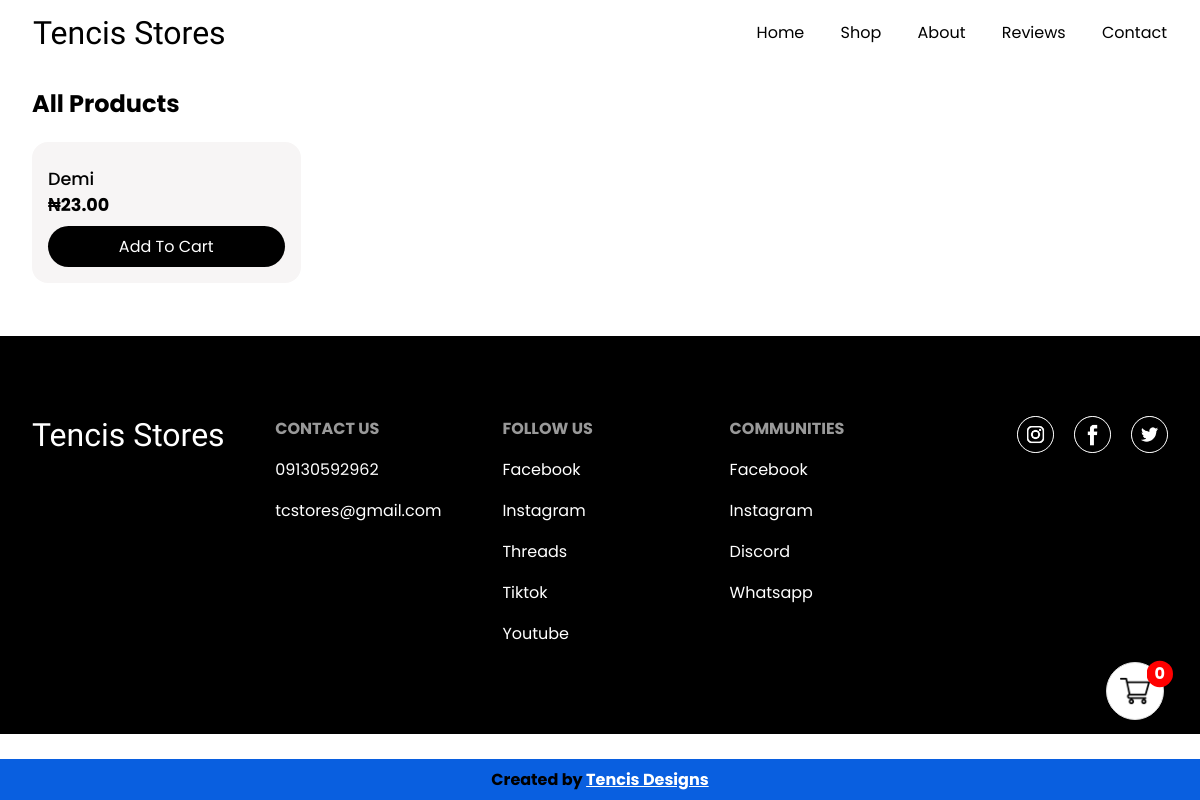
/products/, run on an earlier commit of the app's database.
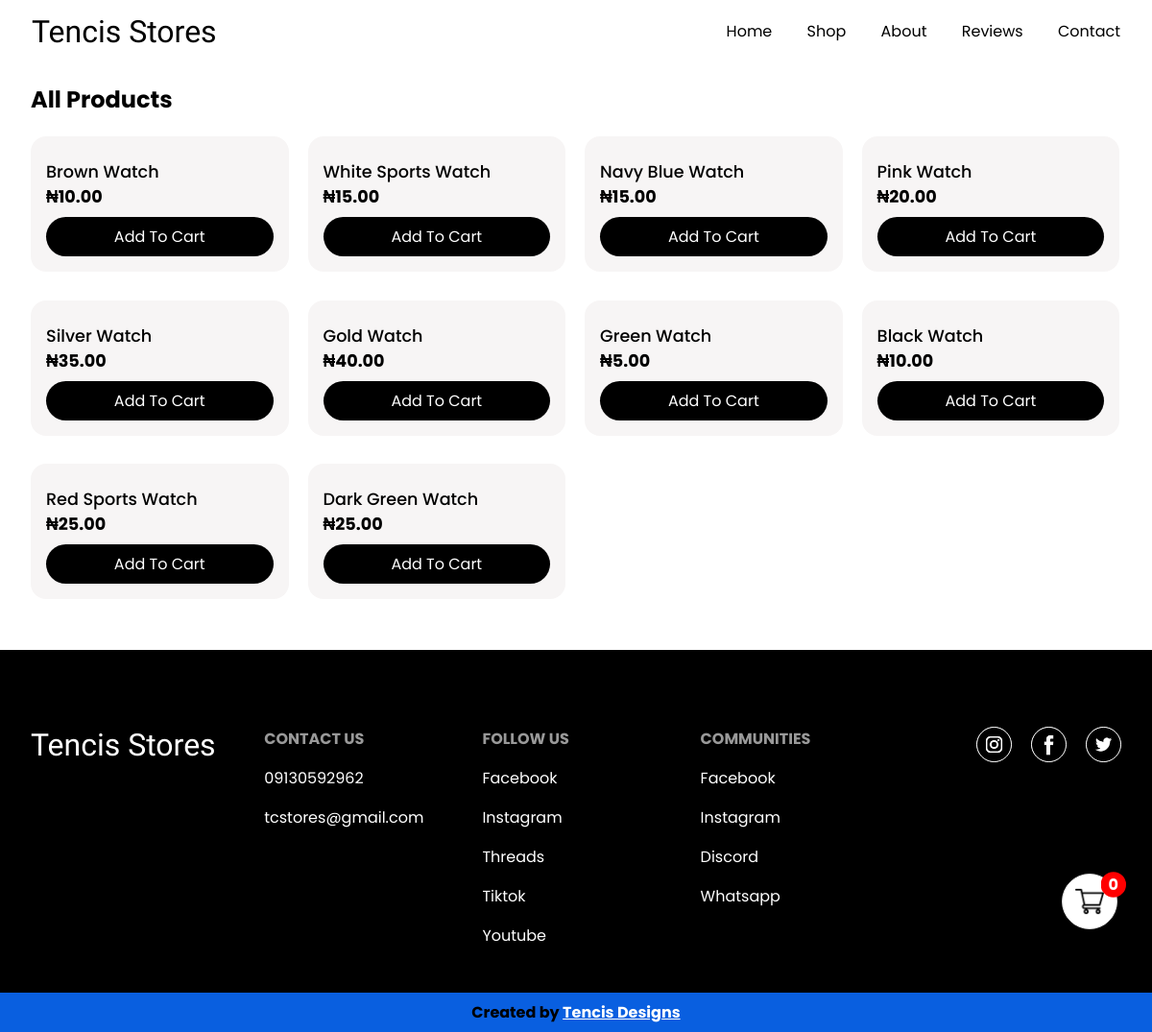
And on a later commit of the database.
### shopapp/models.py (models this page shows, shortened)
class Product(models.Model):
    name = models.CharField(max_length=200)
    price = models.DecimalField(max_digits=10, decimal_places=2)
    image = models.ImageField(blank=False, null=True, upload_to='tc_product_images')

### shopapp/views.py (the view)
# urls.py: path('products/', views.product_list),
@csrf_exempt
def product_list(request):
    products = Product.objects.all()
    cart_id_exists = request.session.__contains__("cart_id")
    if cart_id_exists:
        cart_id = request.session.__getitem__("cart_id")
        cart = Cart.objects.get(id=cart_id)
        return render(request, 'product_list.html', {'products': products, 'cart': cart})
    return render(request, 'product_list.html', {'products': products})

### templates/product_list.html (shortened to what this page needs)
<!DOCTYPE html>
<html lang="en">
<head>
    {% load static %}
    {% load checkmodels %}
    <link rel="stylesheet" href="{% static 'shop.css' %}">
</head>
<body>
    <div class="con">
        <div class="shop" id="shop" style="padding-top: .7em;" data-aos="fade-up" data-aos-duration="1000"
            data-aos-delay="200">
            <div class="ctg">
                <div class="ctgheader">
                    <h2>All Products</h2>
                </div>
                <div class="shopcon">
                    {% for product in products %}
                    <div class="shopbox">
                        <p class="itemname">{{ product.name }}</p>
                        <p class="itemprice">₦{{ product.price }}</p>
                        {% if cart %}
                        {% if cart|checkincart:product %}
                        <a class="add-to-cart" data-id="{{ product.id }}"
                            style="background-color: #ddd; color: black;">Added To Cart</a>
                        {% else %}
                        <a class="add-to-cart" data-id="{{ product.id }}">Add To Cart</a>
                        {% endif %}
                        {% else %}
                        <a class="add-to-cart" data-id="{{ product.id }}">Add To Cart</a>
                        {% endif %}
                    </div>
                    {% empty %}
                    <p>No products available!</p>
                    {% endfor %}
                </div>
            </div>
        </div>
        <div class="contact" id="contact" data-aos="fade-up" data-aos-duration="1000" data-aos-delay="200">
            <div class="contcon">
                <div class="contlogo">
                    <h2>Tencis Stores</h2>
                </div>
                <div class="contlinks">
                    <div class="linkdiv">
                        <p class="for">contact us</p>
                        <a href="tel:09130592962">09130592962</a>
                        <a href="mailto:tcstores@gmail.com">tcstores@gmail.com</a>
                    </div>
                    <div class="linkdiv">
                        <p class="for">follow us</p>
                        <a href="">Facebook</a>
                        <a href="">Instagram</a>
                        <a href="">Threads</a>
                        <a href="">Tiktok</a>
                        <a href="">Youtube</a>
                    </div>
                    <div class="linkdiv">
                        <p class="for">Communities</p>
                        <a href="">Facebook</a>
                        <a href="">Instagram</a>
                        <a href="">Discord</a>
                        <a href="">Whatsapp</a>
                    </div>
                </div>
                <div class="conticons">
                    <div class="imgcon">
                        <img src="{% static 'instagram_4494468.png' %}" alt="" width="35" height="35">
                    </div>
                    <div class="imgcon">
                        <img src="{% static 'facebook_2168281.png' %}" alt="" width="35" height="35">
                    </div>
                    <div class="imgcon">
                        <img src="{% static 'twitter_4401454.png' %}" alt="" width="35" height="35">
                    </div>
                </div>
            </div>
        </div>
    </div>
    <div class="menu">
        <div class="logo">
            <h1>Tencis Stores</h1>
        </div>
        <div class="links">
            <a href="/#">Home</a>
            <a href="/#shop">Shop</a>
            <a href="/#about">About</a>
            <a href="/#reviews">Reviews</a>
            <a href="/#contact">Contact</a>
        </div>
    </div>
    <div class="cart">
        <a href="/cart/">
            <div class="cartcon">
                <img src="{% static 'shopping-cart.png' %}" alt="" width="30" height="30">
                <p id="cart-count">{{ cart.cartproduct_set.all|length }}</p>
            </div>
        </a>
    </div>
    <div class="banner">
        <p>Created by <a href="https://www.tencis.online">Tencis Designs</a> </p>
    </div>
</body>
</html>

### static/shop.css (style rules this page uses)
* { margin: 0; padding: 0; font-family: "Poppins", sans-serif; font-style: normal; }
body { background-color: #fff; }
html { scroll-behavior: smooth; }
.menu { background-color: white; background: rgba(255, 255, 255, 0.5); backdrop-filter: blur(15px); -webkit-backdrop-filter: blur(15px); border: 1px solid rgba(255, 255, 255, 0.3); display: flex; align-items: center; padding: .8em 7em; box-sizing: border-box; position: fixed; top: 0; left: 0; right: 0; }
.banner { position: fixed; bottom: 0; left: 0; right: 0; background-color: #095fe0; color: black; font-weight: bold; display: flex; align-items: center; justify-content: center; padding: .5em; }
.banner a { color: white; }
.logo { flex: 1; }
.logo h1 { font-family: "Satisfy", cursive; font-weight: 400; font-style: normal; }
.links a { text-decoration: none; color: black; margin-left: 2em; }
.con { box-sizing: border-box; margin-top: 4.7em; }
.shop { padding: 0 7em; padding-top: 6em; box-sizing: border-box; }
.ctg { margin-bottom: 3em; }
.ctgheader { display: flex; align-items: center; }
.ctgheader h2 { flex: 1; }
.shopcon { display: flex; flex-wrap: wrap; gap: 20px; margin: 1em 0; width: 100%; }
.shopbox { width: calc(33.8% - 20px); width: calc(25.4% - 20px); margin: .3em 0; border-radius: 1em; padding: .5em 1em; box-sizing: border-box; background-color: rgb(247, 245, 245); display: flex; flex-direction: column; position: relative; }
.shopbox p.itemname { font-size: 1.1em; font-weight: 500; flex: 1; }
.shopbox p.itemprice { font-size: 1.1em; font-weight: 700; }
.shopbox a { background-color: black; cursor: pointer; color: white; text-decoration: none; padding: .5em; width: 100%; box-sizing: border-box; border-radius: 5em; display: block; text-align: center; margin: .5em 0; transition: all .3s ease-in; }
.contact { padding: 4em 7em; box-sizing: border-box; background-color: black; color: white; }
.contcon { display: flex; flex-wrap: wrap; margin: 1em 0; }
.contlogo, .contlinks, .conticons { flex: 1; }
.contlogo h2 { font-family: "Satisfy", cursive; font-weight: 400; font-style: normal; font-size: 2em; }
.contlinks { display: flex; flex: 3; }
.linkdiv { padding: 0 1em; box-sizing: border-box; flex: 1; display: flex; flex-direction: column; align-items: flex-start; }
.linkdiv p, .linkdiv a { color: white; text-decoration: none; margin: .5em 0; }
.linkdiv p.for { color: #999; text-transform: uppercase; font-weight: 700; margin: 0; padding: 0; margin-bottom: .5em; }
.conticons { display: flex; justify-content: flex-end; align-items: flex-start; gap: 20px; }
.imgcon { background-color: white; border: 1px solid white; border-radius: 4em; transition: all .5s ease; }
.conticons img { cursor: pointer; display: block; }
.cart { position: fixed; bottom: 10%; right: 3%; background-color: #fff; border: 1px solid #ddd; font-weight: bold; border-radius: 10em; }
.cart img { display: block; }
.cartcon { position: relative; padding: .8em; box-sizing: border-box; display: flex; align-items: center; justify-content: center; }
.cartcon p { position: absolute; background-color: red; color: white; padding: .5em; box-sizing: border-box; clip-path: circle(); top: -10px; right: -10px; }
@media (max-width: 1200px) { .home, .about, .reviews, .menu, .contact, .shop, .ft { padding-left: 2em; padding-right: 2em; } }

What changed in the data, as far as the page shows it:
removed Product: name "Demi", price "23.00"
added Product: name "Brown Watch", price "10.00"
added Product: name "White Sports Watch", price "15.00"
added Product: name "Navy Blue Watch", price "15.00"
added Product: name "Pink Watch", price "20.00"
added Product: name "Silver Watch", price "35.00"
added Product: name "Gold Watch", price "40.00"
added Product: name "Green Watch", price "5.00"
added Product: name "Black Watch", price "10.00"
added Product: name "Red Sports Watch", price "25.00"
added Product: name "Dark Green Watch", price "25.00"
